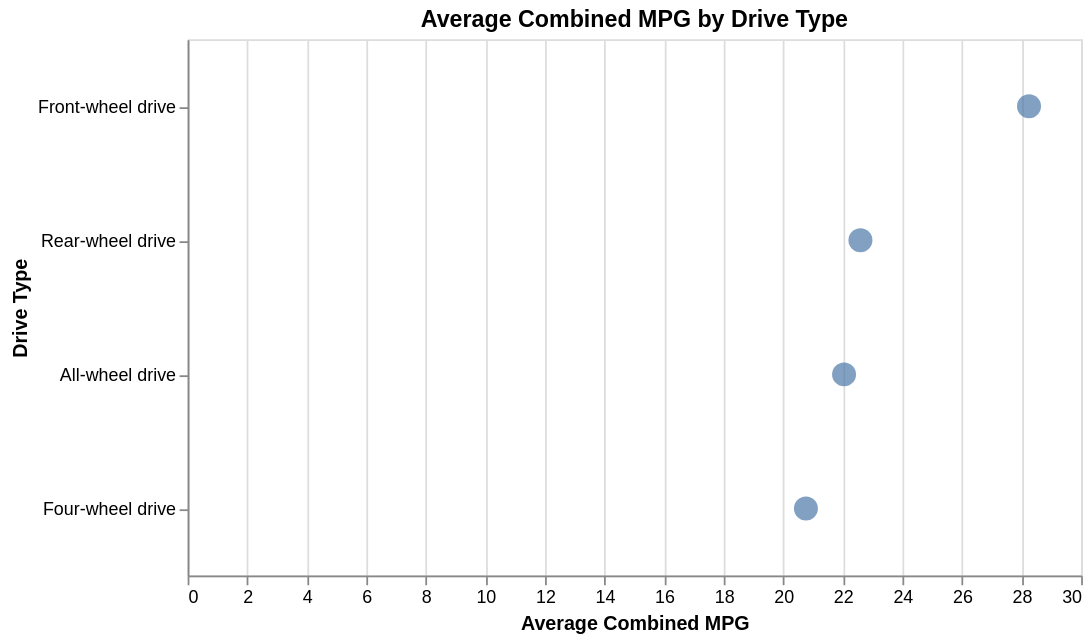

Write a Vega-Lite specification for this figure.
### Vega-Lite specification from a JSON file in a GitHub repository (floating-point values rounded to 4 significant figures)
{"config": {"view": {"continuousWidth": 300, "continuousHeight": 300}}, "data": {"name": "data-60a1a234439ac4d7db00ea764be519d0"}, "mark": {"type": "circle", "size": 180}, "encoding": {"tooltip": [{"field": "drive_type", "title": "Drive Type", "type": "nominal"}, {"field": "combination_mpg", "title": "Average MPG", "type": "quantitative"}], "x": {"field": "combination_mpg", "title": "Average Combined MPG", "type": "quantitative"}, "y": {"field": "drive_type", "sort": "-x", "title": "Drive Type", "type": "nominal"}}, "height": 300, "title": "Average Combined MPG by Drive Type", "width": 500, "$schema": "https://vega.github.io/schema/vega-lite/v5.20.1.json", "datasets": {"data-60a1a234439ac4d7db00ea764be519d0": [{"drive": "4wd", "combination_mpg": 20.76, "drive_type": "Four-wheel drive"}, {"drive": "awd", "combination_mpg": 22.04, "drive_type": "All-wheel drive"}, {"drive": "fwd", "combination_mpg": 28.25, "drive_type": "Front-wheel drive"}, {"drive": "rwd", "combination_mpg": 22.59, "drive_type": "Rear-wheel drive"}]}}
